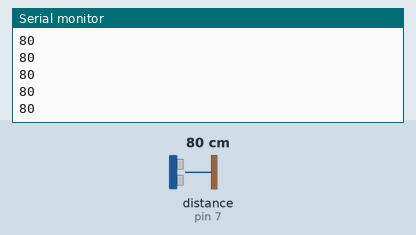
A sketch run on a simulated Arduino Uno, built with avr-gcc and run on an emulated ATmega328P. Parts: the last lines printed to the serial monitor. Wiring (inferred from the names in the program): ultrasonic range finder: trigger pin 8; echo pin 7. The inputs (shaded band) are chosen by the test bench; at power-on: distance to the obstacle (sensor on pin 7) 80 cm. The echo pulse lasts 58.3 µs per cm.

Above: at 1.2 s.
1.3 s: distance to the obstacle (sensor on pin 7) set to 2 cm
At 1.9 s:
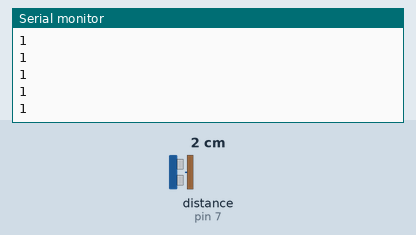
2.8 s: distance to the obstacle (sensor on pin 7) set to 4 cm
At 3.3 s:
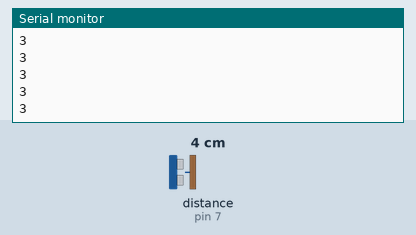
Timing chart, 0 to 5.8 s (numbered marks = the images above; inputs shaded):
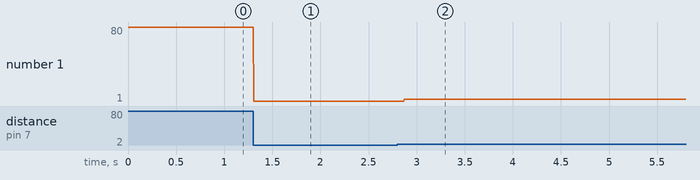

The sketch:

ping.ino
```cpp
/*
 HC-SR04 Ping distance sensor:
 VCC to arduino 5v
 GND to arduino GND
 Echo to Arduino pin 7
 Trig to Arduino pin 8

 This sketch originates from Virtualmix: http://goo.gl/kJ8Gl
 Has been modified by Winkle ink here: http://winkleink.blogspot.com.au/2012/05/arduino-hc-sr04-ultrasonic-distance.html
 And modified further by ScottC here: http://arduinobasics.blogspot.com.au/2012/11/arduinobasics-hc-sr04-ultrasonic-sensor.html
 on 10 Nov 2012.
 */


#define echoPin 7 // Echo Pin
#define trigPin 8 // Trigger Pin
#define LEDPin 13 // Onboard LED

int maximumRange = 200; // Maximum range needed
int minimumRange = 0; // Minimum range needed
long duration, distance; // Duration used to calculate distance

void setup() {
 Serial.begin (9600);
 pinMode(trigPin, OUTPUT);
 pinMode(echoPin, INPUT);
}

void loop() {
/* The following trigPin/echoPin cycle is used to determine the
 distance of the nearest object by bouncing soundwaves off of it. */
 digitalWrite(trigPin, LOW);
 delayMicroseconds(2);

 digitalWrite(trigPin, HIGH);
 delayMicroseconds(10);

 digitalWrite(trigPin, LOW);
 duration = pulseIn(echoPin, HIGH);

 //Calculate the distance (in cm) based on the speed of sound.
 distance = duration/58.2;

 if (distance >= maximumRange || distance <= minimumRange){
 /* Send a negative number to computer and Turn LED ON
 to indicate "out of range" */
 Serial.println("-1");
 }
 else {
 /* Send the distance to the computer using Serial protocol, and
 turn LED OFF to indicate successful reading. */
 Serial.println(distance);
 }

 //Delay 50ms before next reading.
 //delay(50);
}
```

Measured:
- after the input at 1.3 s, the serial monitor: prints a new line at once (image 1)
- after the input at 2.8 s, the serial monitor: prints a new line after 0.07 s (image 2)
- plotted number 1: 80 → 1 after the input at 1.3 s, 1 → 3 after the input at 2.8 s
